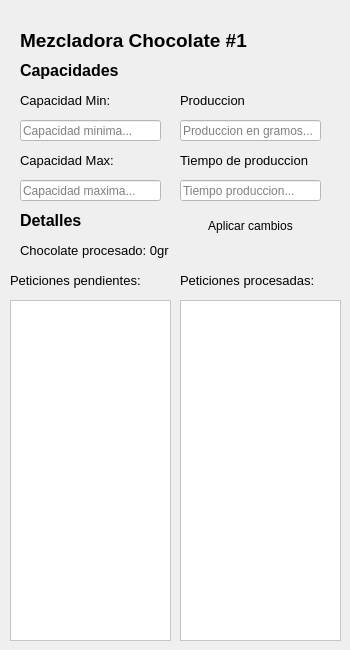
     <widget class="QWidget" name="chocolate_page1">
      <widget class="QLineEdit" name="leCM1Delay">
       <property name="geometry">
        <rect>
         <x>180</x>
         <y>180</y>
         <width>141</width>
         <height>21</height>
        </rect>
       </property>
       <property name="styleSheet">
        <string notr="true">background-color: rgb(255, 255, 255);
color: rgb(0, 0, 0);</string>
       </property>
       <property name="inputMask">
        <string/>
       </property>
       <property name="maxLength">
        <number>10</number>
       </property>
       <property name="placeholderText">
        <string>Tiempo produccion...</string>
       </property>
      </widget>
      <widget class="QLabel" name="label_55">
       <property name="geometry">
        <rect>
         <x>20</x>
         <y>90</y>
         <width>121</width>
         <height>21</height>
        </rect>
       </property>
       <property name="font">
        <font>
         <pointsize>10</pointsize>
         <weight>50</weight>
         <bold>false</bold>
        </font>
       </property>
       <property name="text">
        <string>Capacidad Min:</string>
       </property>
      </widget>
      <widget class="QLineEdit" name="leCM1Prod">
       <property name="geometry">
        <rect>
         <x>180</x>
         <y>120</y>
         <width>141</width>
         <height>21</height>
        </rect>
       </property>
       <property name="styleSheet">
        <string notr="true">background-color: rgb(255, 255, 255);
color: rgb(0, 0, 0);</string>
       </property>
       <property name="inputMask">
        <string/>
       </property>
       <property name="maxLength">
        <number>10</number>
       </property>
       <property name="placeholderText">
        <string>Produccion en gramos...</string>
       </property>
      </widget>
      <widget class="QLabel" name="label_49">
       <property name="geometry">
        <rect>
         <x>20</x>
         <y>210</y>
         <width>111</width>
         <height>21</height>
        </rect>
       </property>
       <property name="font">
        <font>
         <pointsize>12</pointsize>
         <weight>75</weight>
         <bold>true</bold>
        </font>
       </property>
       <property name="text">
        <string>Detalles</string>
       </property>
      </widget>
      <widget class="QLineEdit" name="leCM1Max">
       <property name="geometry">
        <rect>
         <x>20</x>
         <y>180</y>
         <width>141</width>
         <height>21</height>
        </rect>
       </property>
       <property name="styleSheet">
        <string notr="true">background-color: rgb(255, 255, 255);
color: rgb(0, 0, 0);</string>
       </property>
       <property name="inputMask">
        <string/>
       </property>
       <property name="maxLength">
        <number>10</number>
       </property>
       <property name="placeholderText">
        <string>Capacidad maxima...</string>
       </property>
      </widget>
      <widget class="QLabel" name="lbCM1Processed">
       <property name="geometry">
        <rect>
         <x>20</x>
         <y>240</y>
         <width>301</width>
         <height>21</height>
        </rect>
       </property>
       <property name="font">
        <font>
         <pointsize>10</pointsize>
         <weight>50</weight>
         <bold>false</bold>
        </font>
       </property>
       <property name="text">
        <string>Chocolate procesado: 0gr</string>
       </property>
      </widget>
      <widget class="QLabel" name="label_56">
       <property name="geometry">
        <rect>
         <x>180</x>
         <y>270</y>
         <width>141</width>
         <height>21</height>
        </rect>
       </property>
       <property name="font">
        <font>
         <pointsize>10</pointsize>
         <weight>50</weight>
         <bold>false</bold>
        </font>
       </property>
       <property name="text">
        <string>Peticiones procesadas:</string>
       </property>
      </widget>
      <widget class="QLabel" name="label_48">
       <property name="geometry">
        <rect>
         <x>10</x>
         <y>270</y>
         <width>131</width>
         <height>21</height>
        </rect>
       </property>
       <property name="font">
        <font>
         <pointsize>10</pointsize>
         <weight>50</weight>
         <bold>false</bold>
        </font>
       </property>
       <property name="text">
        <string>Peticiones pendientes:</string>
       </property>
      </widget>
      <widget class="QLabel" name="label_53">
       <property name="geometry">
        <rect>
         <x>180</x>
         <y>150</y>
         <width>131</width>
         <height>21</height>
        </rect>
       </property>
       <property name="font">
        <font>
         <pointsize>10</pointsize>
         <weight>50</weight>
         <bold>false</bold>
        </font>
       </property>
       <property name="text">
        <string>Tiempo de produccion</string>
       </property>
      </widget>
      <widget class="QLabel" name="label_51">
       <property name="geometry">
        <rect>
         <x>20</x>
         <y>150</y>
         <width>121</width>
         <height>21</height>
        </rect>
       </property>
       <property name="font">
        <font>
         <pointsize>10</pointsize>
         <weight>50</weight>
         <bold>false</bold>
        </font>
       </property>
       <property name="text">
        <string>Capacidad Max:</string>
       </property>
      </widget>
      <widget class="QPlainTextEdit" name="teCM1Pending">
       <property name="geometry">
        <rect>
         <x>10</x>
         <y>300</y>
         <width>161</width>
         <height>341</height>
        </rect>
       </property>
       <property name="autoFillBackground">
        <bool>true</bool>
       </property>
       <property name="styleSheet">
        <string notr="true">background-color: rgb(255, 255, 255);
color: rgb(0, 0, 0);</string>
       </property>
       <property name="readOnly">
        <bool>true</bool>
       </property>
      </widget>
      <widget class="QLineEdit" name="leCM1Min">
       <property name="geometry">
        <rect>
         <x>20</x>
         <y>120</y>
         <width>141</width>
         <height>21</height>
        </rect>
       </property>
       <property name="styleSheet">
        <string notr="true">background-color: rgb(255, 255, 255);
color: rgb(0, 0, 0);</string>
       </property>
       <property name="inputMask">
        <string/>
       </property>
       <property name="maxLength">
        <number>10</number>
       </property>
       <property name="placeholderText">
        <string>Capacidad minima...</string>
       </property>
      </widget>
      <widget class="QLabel" name="label_52">
       <property name="geometry">
        <rect>
         <x>20</x>
         <y>60</y>
         <width>141</width>
         <height>21</height>
        </rect>
       </property>
       <property name="font">
        <font>
         <pointsize>12</pointsize>
         <weight>75</weight>
         <bold>true</bold>
        </font>
       </property>
       <property name="text">
        <string>Capacidades</string>
       </property>
      </widget>
      <widget class="QLabel" name="label_50">
       <property name="geometry">
        <rect>
         <x>20</x>
         <y>30</y>
         <width>321</width>
         <height>21</height>
        </rect>
       </property>
       <property name="font">
        <font>
         <pointsize>14</pointsize>
         <weight>75</weight>
         <bold>true</bold>
        </font>
       </property>
       <property name="text">
        <string>Mezcladora Chocolate #1</string>
       </property>
      </widget>
      <widget class="QLabel" name="label_54">
       <property name="geometry">
        <rect>
         <x>180</x>
         <y>90</y>
         <width>121</width>
         <height>21</height>
        </rect>
       </property>
       <property name="font">
        <font>
         <pointsize>10</pointsize>
         <weight>50</weight>
         <bold>false</bold>
        </font>
       </property>
       <property name="text">
        <string>Produccion</string>
       </property>
      </widget>
      <widget class="QPlainTextEdit" name="teCM1Processed">
       <property name="geometry">
        <rect>
         <x>180</x>
         <y>300</y>
         <width>161</width>
         <height>341</height>
        </rect>
       </property>
       <property name="autoFillBackground">
        <bool>true</bool>
       </property>
       <property name="styleSheet">
        <string notr="true">background-color: rgb(255, 255, 255);
color: rgb(0, 0, 0);</string>
       </property>
       <property name="text" stdset="0">
        <string>Capacidades</string>
       </property>
      </widget>
      <widget class="QPushButton" name="btnCM1Apply">
       <property name="geometry">
        <rect>
         <x>180</x>
         <y>210</y>
         <width>141</width>
         <height>31</height>
        </rect>
       </property>
       <property name="autoFillBackground">
        <bool>false</bool>
       </property>
       <property name="styleSheet">
        <string notr="true">background-color: rgb(40, 49, 73);
selection-color: rgb(40, 49, 73);</string>
       </property>
       <property name="text">
        <string>Aplicar cambios</string>
       </property>
       <property name="autoDefault">
        <bool>false</bool>
       </property>
       <property name="flat">
        <bool>true</bool>
       </property>
       <property name="readOnly" stdset="0">
        <bool>true</bool>
       </property>
      </widget>
     </widget>
